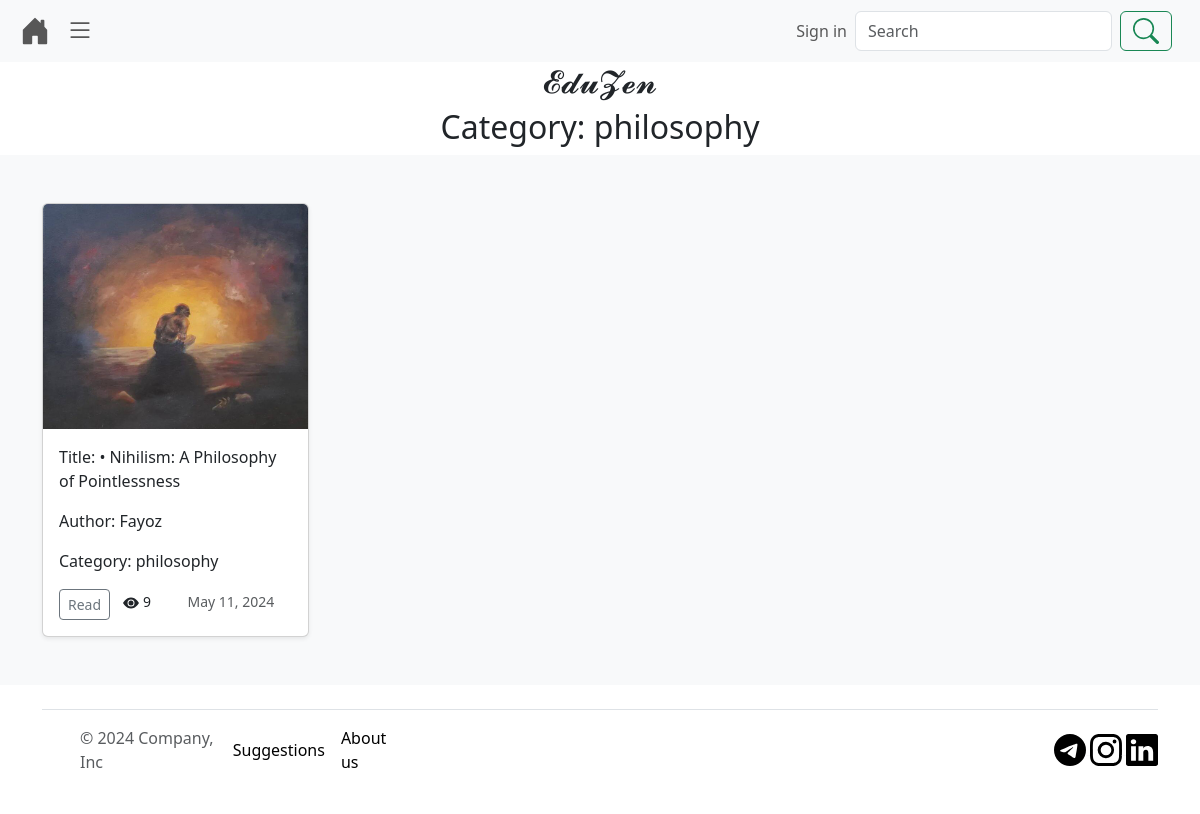
The app's page /category/6 with its own data.
### article/models.py (models this page shows, shortened)
class Caregory(models.Model):
    title = models.CharField(max_length=50,verbose_name='Category')
    class Meta:
        verbose_name = 'Category'
        verbose_name_plural = 'Categories'
    def __str__(self):
        return self.title

class Article(models.Model):
    title = models.CharField(max_length=255 , verbose_name='Article')
    date = models.DateField()
    author = models.CharField(max_length=50, verbose_name='Auther article')
    image = models.ImageField(upload_to='posters', blank=True, null=True, verbose_name='Poster')
    text = models.TextField(verbose_name='Discription: ')
    category = models.ForeignKey(Caregory, on_delete=models.CASCADE, verbose_name='Category')
    viewed = models.IntegerField(default=0)
    class Meta:
        verbose_name = 'Article'
        verbose_name_plural = 'Articles'
    def get_image(self):
        try:
            return self.image.url
        except:
            return 'https://cdn.iconscout.com/icon/premium/png-256-thumb/insert-image-9924441-8059276.png'

### article/views.py (the view)
# urls.py: path('category/<int:pk>', category_view, name='category'),
def category_view(request, pk):
    category = Caregory.objects.get(pk=pk)
    articles = Article.objects.filter(category=category)
    title = category.title
    context = {
        'articles': articles,
        'title': title
    }
    context.update(base_view(request))
    return render(request, 'article/category.html', context)

### article/form.py
class LoginForm(AuthenticationForm):
    username = forms.CharField(widget=forms.TextInput(attrs={
        'class': 'form-control'
    }))
    password = forms.CharField(widget=forms.PasswordInput(attrs={
        'class': 'form-control'
    }))

class RegistrationForm(UserCreationForm):
    email = forms.EmailField(widget=forms.EmailInput(attrs={
        'class': 'form-control'
    }))
    password1 = forms.CharField(widget=forms.PasswordInput(attrs={
        'class': 'form-control'
    }))
    password2 = forms.CharField(widget=forms.PasswordInput(attrs={
        'class': 'form-control'
    }))
    username = forms.CharField(widget=forms.TextInput(attrs={
        'class': 'form-control'
    }))
    first_name = forms.CharField(widget=forms.TextInput(attrs={
        'class': 'form-control'
    }))
    last_name = forms.CharField(widget=forms.TextInput(attrs={
        'class': 'form-control'
    }))
    class Meta:
        model = User
        fields = ['username', 'first_name', 'last_name', 'email', 'password1', 'password2',]

### article/context_processors.py (called while the page is built)
def global_forms(request):
    return {
        'login_form': LoginForm(),
        'register_form': RegistrationForm(),
        'suggestion_form': SuggestionForm(),
        'comment_form': CommentForm(),
        'edit_profile_form': EditProfileForm()
    }

### article/views.py (called while the page is built)
def base_view(request, **kwargs):
    user = request.user
    if request.user.is_authenticated:
        try:
            profile = Profile.objects.get(user=user)
        except:
            Profile.objects.create(user=user)
            profile = Profile.objects.get(user=user)
    else:
        profile = []
    categories = Caregory.objects.all()
    context = {
        'categories': categories,
        'profile': profile,
    }
    return context

### article/templates/article/category.html
{% extends 'base.html' %}
{% block main %}
<div class="text-center">
    <h2>Category: {{ title }}</h2>
</div>
<div class="album py-5 bg-body-tertiary">
    <div class="container">
      <div class="row row-cols-1 row-cols-sm-2 row-cols-md-4 g-3">
          {% for article in articles %}
        <div class="col">
          <div class="card shadow-sm">
            <img class="card-img-top" width="100%" height="225" src="{{ article.get_image }}" alt="">
            <div class="card-body">
              <p class="card-text">Title: {{ article.title }}</p>
              <p class="card-text">Author: {{ article.author }}</p>
              <p class="card-text">Category: {{ article.category }}</p>
              <div class="row ">
                <div class="col-3">
                  <button type="button"   class="btn btn-sm btn-outline-secondary "><a href="{% url 'article' article.pk %}" style="text-decoration: none; color: currentColor;">Read</a></button>
                </div>
                <div class="col-3">
                  <small><svg xmlns="http://www.w3.org/2000/svg" width="16" height="16" fill="currentColor" class="bi bi-eye-fill" viewBox="0 0 16 16">
  <path d="M10.5 8a2.5 2.5 0 1 1-5 0 2.5 2.5 0 0 1 5 0z"/>
  <path d="M0 8s3-5.5 8-5.5S16 8 16 8s-3 5.5-8 5.5S0 8 0 8zm8 3.5a3.5 3.5 0 1 0 0-7 3.5 3.5 0 0 0 0 7z"/>
</svg>
                  {{ article.viewed }}
                  </small>
                </div>
                <div class="col-6">
                  <small class="text-body-secondary">{{ article.date }}</small>
                </div>
              </div>
            </div>
          </div>
        </div>
        {% endfor %}
      </div>
    </div>
  </div>
{% endblock main %}

### records on screen
Caregory: title "philosophy"
Article: get_image (picture), title "• Nihilism: A Philosophy of Pointlessness", author "Fayoz", category "philosophy", viewed "9", date "May 11, 2024"
